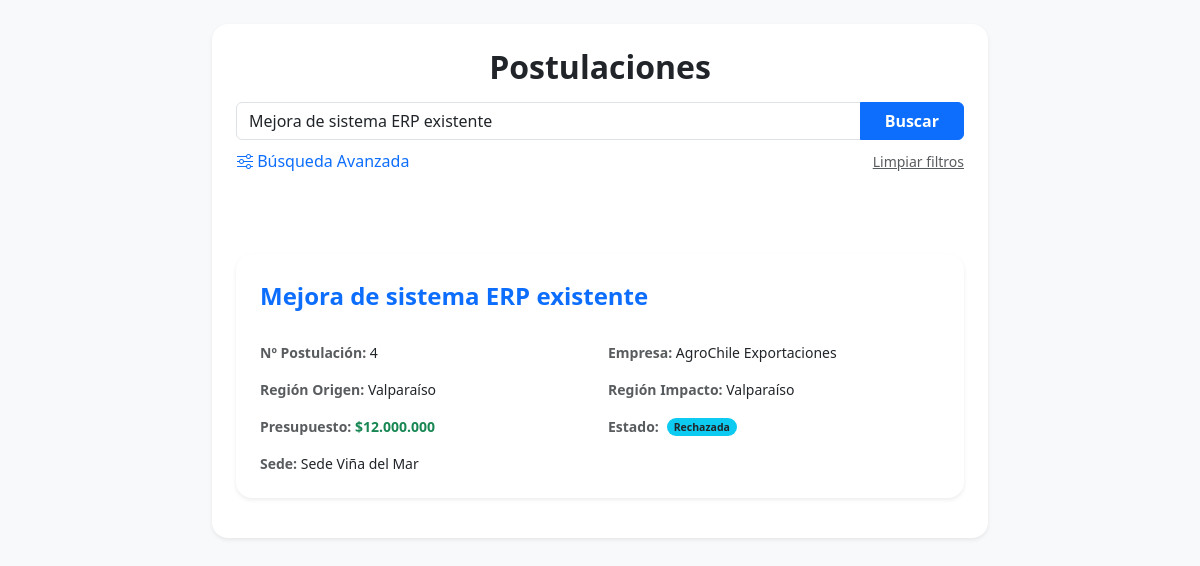
/tarea_2_BD/Templates/vista_lista_postulaciones.php?buscar=Mejora de sistema ERP existente, run on the app's committed database.
### tables this page shows
CREATE TABLE POSTULACION (
    ID_postulacion VARCHAR(20) NOT NULL,
    Numero_postulacion INT NOT NULL UNIQUE AUTO_INCREMENT,
    Fecha_postulacion DATE NOT NULL,
    Nombre_iniciativa VARCHAR(100) NOT NULL,
    Objetivo_iniciativa VARCHAR(255) NOT NULL,
    Descripcion_soluciones VARCHAR(255) NOT NULL,
    Resultados_esperados VARCHAR(255) NOT NULL,
    Presupuesto INT NOT NULL,
    Rut_Empresa VARCHAR(12) NOT NULL,
    ID_sede INT NOT NULL,
    ID_estado INT NOT NULL,
    ID_region_impacto INT NOT NULL,
    ID_region_origen INT NOT NULL,
    ID_tipo_iniciativa INT NOT NULL,
    ID_jefe INT NOT NULL,
    ID_coordinador INT NOT NULL,
    Comentario_coordinador VARCHAR(255) NULL,
    PRIMARY KEY (ID_postulacion),
    FOREIGN KEY (Rut_Empresa) REFERENCES EMPRESA(Rut_Empresa),
    FOREIGN KEY (ID_sede) REFERENCES SEDE(ID_sede),
    FOREIGN KEY (ID_estado) REFERENCES ESTADO_POSTULACION(ID_estado),
    FOREIGN KEY (ID_region_impacto) REFERENCES REGION(ID_region),
    FOREIGN KEY (ID_region_origen) REFERENCES REGION(ID_region),
    FOREIGN KEY (ID_tipo_iniciativa) REFERENCES TIPO_INICIATIVA(ID_tipo),
    FOREIGN KEY (ID_jefe) REFERENCES JEFE_CARRERA(ID_jefe),
    FOREIGN KEY (ID_coordinador) REFERENCES COORDINADOR(ID_coordinador)
);

CREATE TABLE EMPRESA (
    Rut_Empresa VARCHAR(12) NOT NULL,
    Nombre_empresa VARCHAR(100) NOT NULL,
    Convenio_USM BOOLEAN NOT NULL,
    ID_tamano INT NOT NULL,
    ID_representante INT NOT NULL,
    PRIMARY KEY (Rut_Empresa),
    FOREIGN KEY (ID_tamano) REFERENCES TAMANO_EMPRESA(ID_tamano),
    FOREIGN KEY (ID_representante) REFERENCES REPRESENTANTE_EMPRESA(ID_representante)
);

CREATE TABLE REGION (
    ID_region INT NOT NULL,
    Nombre_region VARCHAR(50) NOT NULL,
    PRIMARY KEY (ID_region)
);

CREATE TABLE ESTADO_POSTULACION (
    ID_estado INT NOT NULL,
    Nombre_estado VARCHAR(11) NOT NULL,
    PRIMARY KEY (ID_estado)
);

CREATE TABLE SEDE (
    ID_sede INT NOT NULL,
    Nombre_Sede VARCHAR(31) NOT NULL,
    PRIMARY KEY (ID_sede)
);

### tarea_2_BD/Templates/vista_lista_postulaciones.php (the view, shortened to what this page needs)
<?php
require_once("../BDT1.php");
$busqueda = $_POST['buscar'] ?? ($_GET['buscar'] ?? '');
$f_reg_origen = $_POST['id_reg_origen'] ?? '';
$f_reg_impacto = $_POST['id_reg_impacto'] ?? '';
$f_sede = $_POST['sede'] ?? '';
$f_tipo = $_POST['tipo_iniciativa'] ?? '';
$f_tamano = $_POST['tamano_empresa'] ?? '';
$f_convenio = $_POST['convenio_usm'] ?? '';
$f_estado = $_POST['estado_postulacion'] ?? '';
try {
    $sql = "SELECT
                P.Numero_postulacion,
                P.Fecha_postulacion,
                P.Objetivo_iniciativa,
                P.Descripcion_soluciones,
                P.Resultados_esperados,
                P.Nombre_iniciativa,
                P.Rut_Empresa,
                E.Nombre_empresa,
                P.ID_coordinador,
                R_O.Nombre_region AS Region_origen,
                R_I.Nombre_region AS Region_impacto,
                P.Presupuesto,
                EST.Nombre_estado,
                C.rut_coordinador,
                S.Nombre_Sede,
                T.Tipo_iniciativa,
                J.Nombre_jefe,
                C.Nombre_coordinador,
                P.ID_region_impacto,
                P.ID_region_origen
            FROM POSTULACION P
            LEFT JOIN TIPO_INICIATIVA T ON P.ID_tipo_iniciativa = T.ID_tipo
            LEFT JOIN SEDE S ON P.ID_sede = S.ID_sede
            LEFT JOIN REGION R_I ON P.ID_region_impacto = R_I.ID_region
            LEFT JOIN REGION R_O ON P.ID_region_origen = R_O.ID_region
            LEFT JOIN EMPRESA E ON P.Rut_Empresa = E.Rut_Empresa
            LEFT JOIN TAMANO_EMPRESA T_E ON T_E.ID_tamano = E.ID_tamano
            LEFT JOIN ESTADO_POSTULACION EST ON P.ID_estado = EST.ID_estado
            LEFT JOIN COORDINADOR C ON P.ID_coordinador = C.ID_coordinador
            LEFT JOIN JEFE_CARRERA J ON J.ID_jefe = P.ID_jefe";
    $condiciones = [];
    $params = [];
    if ($busqueda !== '') {
        $condiciones[] = "(P.Nombre_iniciativa LIKE :b1 OR E.Nombre_empresa LIKE :b2 OR P.Numero_postulacion LIKE :b3)";
        $term = "%$busqueda%";
        $params[':b1'] = $term;
        $params[':b2'] = $term;
        $params[':b3'] = $term;
    }
    if (!empty($condiciones)) {
        $sql .= " WHERE " . implode(" AND ", $condiciones);
    }
    $stmt = $conexion->prepare($sql);
    $stmt->execute($params);
    $postulaciones = $stmt->fetchAll(PDO::FETCH_ASSOC);
} catch (PDOException $e) {
    die("Error en la consulta: " . $e->getMessage());
}
?>
<!DOCTYPE html>
<html lang="es">
<head>
    <link href="https://cdn.jsdelivr.net/npm/bootstrap@5.3.3/dist/css/bootstrap.min.css" rel="stylesheet">
</head>
<body class="bg-light py-4 d-flex">
<div class="container" style="max-width: 800px;">
    <div class="card border-0 shadow-sm rounded-4 p-4 mb-4">
        <h2 class="text-dark fw-bold mb-3 text-center">Postulaciones</h2>
        <form action="" method="POST">
            <div class="input-group mb-2">
                <input type="text" name="buscar" class="form-control" placeholder="Búsqueda rápida..." value="<?php echo htmlspecialchars($busqueda); ?>">
                <button class="btn btn-primary px-4 fw-bold" type="submit">Buscar</button>
            </div>
            <div class="d-flex justify-content-between align-items-center">
                <button type="button" class="btn btn-link text-decoration-none p-0" data-bs-toggle="modal" data-bs-target="#modalBusqueda">
                    <i class="bi bi-sliders"></i> Búsqueda Avanzada
                </button>
                <?php if ($busqueda || $f_reg_origen || $f_reg_impacto || $f_sede || $f_tipo || $f_tamano || $f_convenio || $f_estado): ?>
                    <a href="?" class="small text-muted">Limpiar filtros</a>
                <?php endif; ?>
            </div>
                <div class="w-100 d-flex flex-row" style="height: 5rem;">
                </div>
        </form>
        <?php if (count($postulaciones) > 0): ?>
            <?php foreach ($postulaciones as $fila): ?>
                <?php if ($fila["rut_coordinador"] === $_SESSION["rut_usuario"] && $_SESSION["rol_usuario"] === "2" || $_SESSION["rol_usuario"] !== "2"): ?>
                    <div class="card shadow-sm border-0 rounded-4 mb-3">
                        <div class="card-body p-4">
                            <div class="w-100 d-flex flex-row" style="height: 4rem;">
                                <h4 class="w-75 card-title text-primary my-1 fw-semibold">
                                    <?php echo htmlspecialchars($fila['Nombre_iniciativa']); ?>
                                </h4>
                            </div>
                            <div class="row row-cols-1 row-cols-md-2 g-3 small">
                                <div class="col">
                                    <span class="text-muted fw-bold">Nº Postulación:</span>
                                    <span class="text-dark"><?php echo htmlspecialchars($fila['Numero_postulacion']); ?></span>
                                </div>
                                <div class="col">
                                    <span class="text-muted fw-bold">Empresa:</span>
                                    <span class="text-dark"><?php echo htmlspecialchars($fila['Nombre_empresa']); ?></span>
                                </div>
                                <div class="col">
                                    <span class="text-muted fw-bold">Región Origen:</span>
                                    <span class="text-dark"><?php echo htmlspecialchars($fila['Region_origen']); ?></span>
                                </div>
                                <div class="col">
                                    <span class="text-muted fw-bold">Región Impacto:</span>
                                    <span class="text-dark"><?php echo htmlspecialchars($fila['Region_impacto']); ?></span>
                                </div>
                                <div class="col">
                                    <span class="text-muted fw-bold">Presupuesto:</span>
                                    <span class="text-success fw-bold">
                                        $<?php echo number_format($fila['Presupuesto'], 0, ',', '.'); ?>
                                    </span>
                                </div>
                                <div class="col d-flex align-items-center">
                                    <span class="text-muted fw-bold me-2">Estado:</span>
                                    <span class="badge rounded-pill bg-info text-dark">
                                        <?php echo htmlspecialchars($fila['Nombre_estado']); ?>
                                    </span>
                                </div>
                                <div class="col">
                                    <span class="text-muted fw-bold">Sede:</span>
                                    <span class="text-dark"><?php echo htmlspecialchars($fila['Nombre_Sede']); ?></span>
                                </div>
                            </div>
                        </div>
                    </div>
                <?php endif; ?>
            <?php endforeach; ?>
        <?php endif; ?>
    </div>
    </div>
    <link rel="stylesheet" href="https://cdn.jsdelivr.net/npm/bootstrap-icons@1.11.3/font/bootstrap-icons.min.css">

### data on the page
postulacion: Nombre_iniciativa "Mejora de sistema ERP existente", Numero_postulacion "4", Rut_Empresa.Nombre_empresa "AgroChile Exportaciones", ID_region_impacto.Nombre_region "Valparaíso", Presupuesto "12.000.000", ID_estado.Nombre_estado "Rechazada", ID_sede.Nombre_Sede "Sede Viña del Mar"
